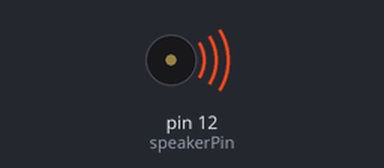
A sketch run on a simulated Arduino Uno, built with avr-gcc and run on an emulated ATmega328P. Shown: buzzer (waves = sounding).

Above: at 1.04 s.
At 2.8 s:
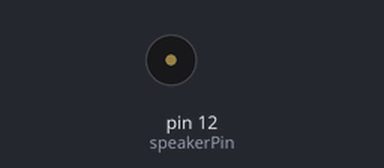
Timing chart, 0 to 7.1 s (numbered marks = the images above):
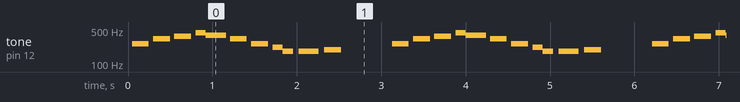

The sketch:

simpsons.ino
```cpp
/* The Simpons' Theme Song
 * By Lita Cho
 * Music by Danny Elfman
 *
 * Note: A lot of this code was taken from the Melody example.
 *      This can be found here: http://www.arduino.cc/en/Tutorial/Melody
 *
 * This example uses a piezo speaker to play melodies.  It sends
 * a square wave of the appropriate frequency to the piezo, generating
 * the corresponding tone. The LED also lights up when a tone is being played.
 *
 * The calculation of the tones is made following the mathematical
 * operation:
 *
 *       timeHigh = period / 2 = 1 / (2 * toneFrequency)
 *
 * where the different tones are described as in the table:
 *
 * note     frequency     period     timeHigh
 * F(#)         185 Hz          5406    2703
 * G            196 Hz          5102    2551
 * A            220 Hz          4546    2273
 * c             261 Hz             3830     1915
 * d             294 Hz             3400     1700
 * e             329 Hz             3038     1519
 * f             349 Hz             2864     1432
 * s (f#)     370 Hz          2701    1351
 * g             392 Hz             2550     1275
 * a             440 Hz             2272     1136
 * b             493 Hz             2028    1014
 * C            523 Hz            1912     956
 *
 */

int speakerPin = 12  ;

int length = 13; // the number of notes
char notes[] = "cesagecAFFFG "; // a space represents a rest
int beats[] = { 2, 2, 2, 1, 2, 2, 2, 1, 1, 1, 1, 2, 5 };
int tempo = 100;

void playTone(int tone, int duration) {
  for (long i = 0; i < duration * 1000L; i += tone * 2) {
    digitalWrite(speakerPin, HIGH);
    delayMicroseconds(tone);
    digitalWrite(speakerPin, LOW);
    delayMicroseconds(tone);
  }
}

void playNote(char note, int duration) {
  char names[] = { 'F', 'G', 'A', 'c', 'd', 'e', 'f', 's', 'g', 'a', 'b', 'C' };
  int tones[] = { 2703, 2551, 2273, 1915, 1700, 1519, 1432, 1351, 1275, 1136, 1014, 956 };

  // play the tone corresponding to the note name
  for (int i = 0; i < 12; i++) {
    if (names[i] == note) {
      playTone(tones[i], duration);
    }
  }
}

void setup() {
  pinMode(speakerPin, OUTPUT);
}

void loop() {
  for (int i = 0; i < length; i++) {
    if (notes[i] == ' ') {
      delay(beats[i] * tempo); // rest
    } else {
      playNote(notes[i], beats[i] * tempo);
    }

    // pause between notes
    delay(tempo / 2);
  }
}
```
